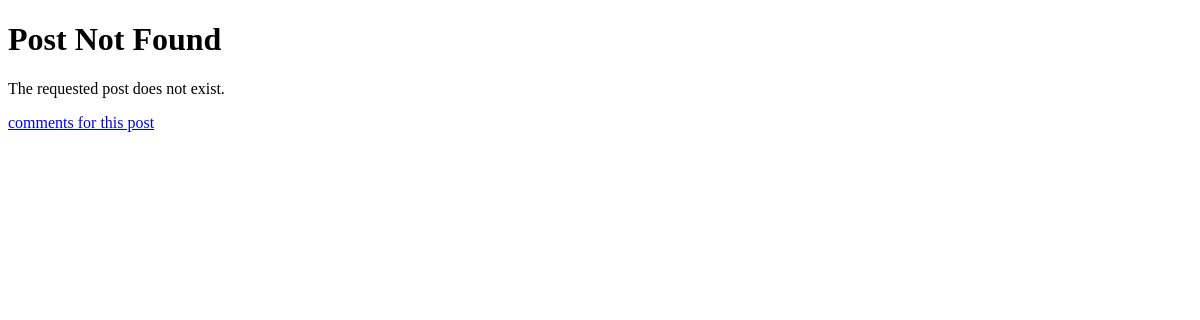
/post/1/, run on an earlier commit of the app's database.
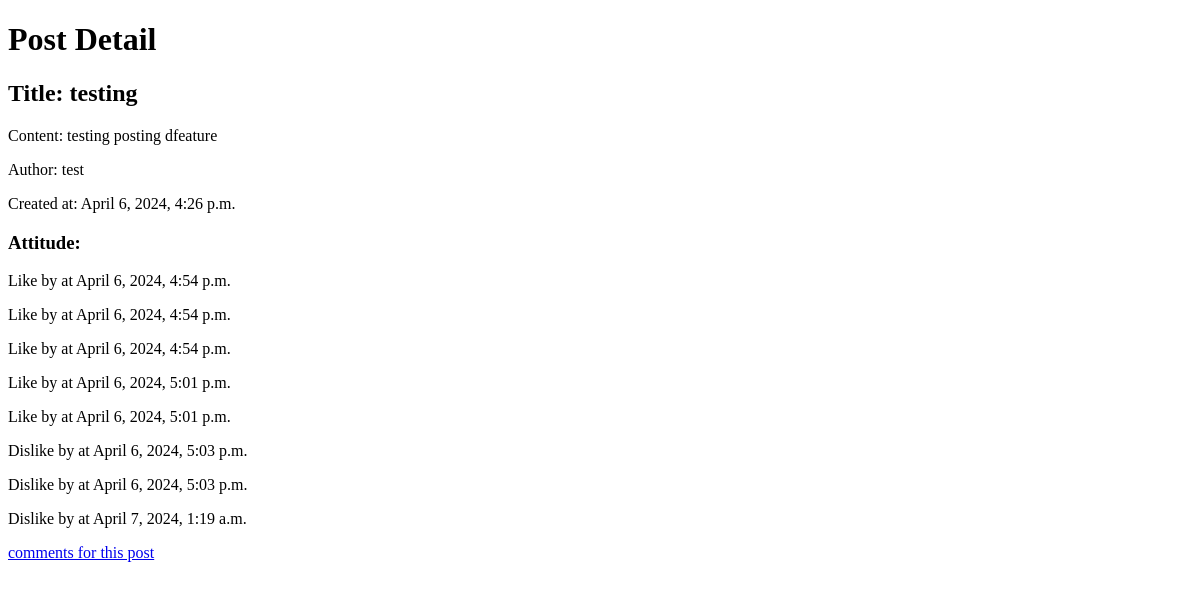
And on a later commit of the database.
### network/models.py (models this page shows)
class Post(models.Model):
    content = models.TextField()
    title = models.CharField(max_length=100)
    author = models.ForeignKey(SocialUser, on_delete=models.CASCADE)
    created_at = models.DateTimeField(auto_now_add=True)

class Attitude(models.Model):
    author = models.ForeignKey(SocialUser, on_delete=models.CASCADE)
    liked_in = models.ForeignKey(Post, on_delete=models.CASCADE)
    created_at = models.DateTimeField(auto_now_add=True)
    like = models.BooleanField(default=True)

### network/views.py (the view, shortened to what this page needs)
# urls.py: path('post/', PostView.as_view(), name='create_post'),
class PostView(View):
    model = Post
    form_class = PostForm
    creation_template_name = 'make_post.html'
    login_url = 'login'
    view_template_name = 'post_view.html'
    success_url = 'home'
    def get(self, request, post_id=None):
        logged_status = request.user.is_authenticated
        if post_id:
            try:
                post = Post.objects.get(id=post_id)
                comments = Comment.objects.filter(posted_in=post)
                attitudes = Attitude.objects.filter(liked_in=post)
                return render(request, self.view_template_name, {'post': post, 'comments': comments,
                                                                 'attitudes': attitudes, 'logged_status': logged_status})
            except Post.DoesNotExist:
                return render(request, self.view_template_name, {'post': None})
        else:
            form = PostForm()
            return render(request, self.creation_template_name, {'form': form})

### network/templates/post_view.html (shortened to what this page needs)
<!DOCTYPE html>
<html>
<head>
</head>
<body>
    {% if post == None %}
        <h1>Post Not Found</h1>
        <p>The requested post does not exist.</p>
    {% else %}
        <h1>Post Detail</h1>
        <h2>Title: {{ post.title }}</h2>
        <p>Content: {{ post.content }}</p>
        <p>Author: {{ post.author }}</p>
        <p>Created at: {{ post.created_at }}</p>
        <h3>Attitude:</h3>
        {% for attitude in attitudes %}
            <p>{% if attitude.like %}Like{% else %}Dislike{% endif %} by {{ attitude.user.username }} at {{ attitude.created_at }}</p>
        {% endfor %}
    {% endif %}
<a href="{% url 'comments' post.id %}"> comments for this post</a>
</body>
</html>

What changed in the data, as far as the page shows it:
added Post: title "testing", content "testing posting dfeature", author "test", created_at "April 6, 2024, 4:26 p.m."
added Attitude: like "Like", created_at "April 6, 2024, 4:54 p.m."
added Attitude: like "Like", created_at "April 6, 2024, 4:54 p.m."
added Attitude: like "Like", created_at "April 6, 2024, 4:54 p.m."
added Attitude: like "Like", created_at "April 6, 2024, 5:01 p.m."
added Attitude: like "Like", created_at "April 6, 2024, 5:01 p.m."
added Attitude: like "Dislike", created_at "April 6, 2024, 5:03 p.m."
added Attitude: like "Dislike", created_at "April 6, 2024, 5:03 p.m."
added Attitude: like "Dislike", created_at "April 7, 2024, 1:19 a.m."
Also different on the page:
text no longer shown: "Post Not Found The requested post does not exist."
text now shown: "Post Detail Title: Content: Author: Created at: Attitude:"
